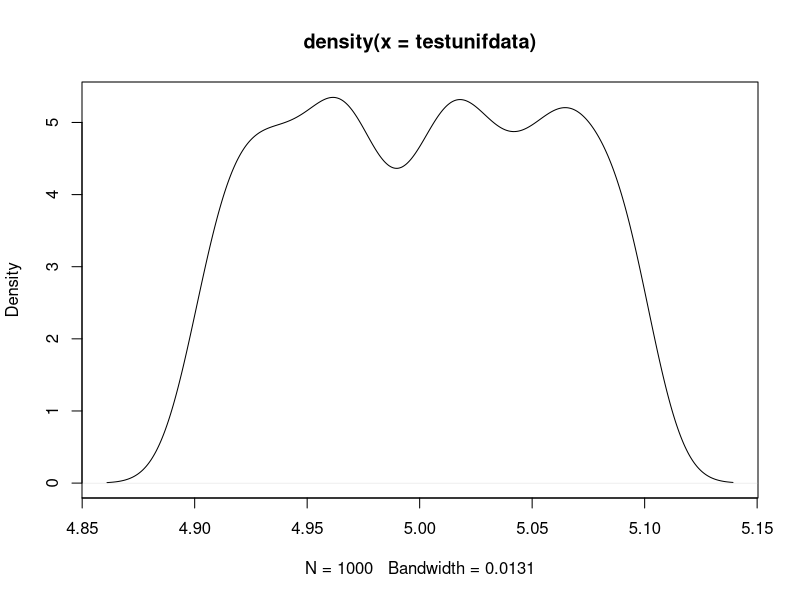
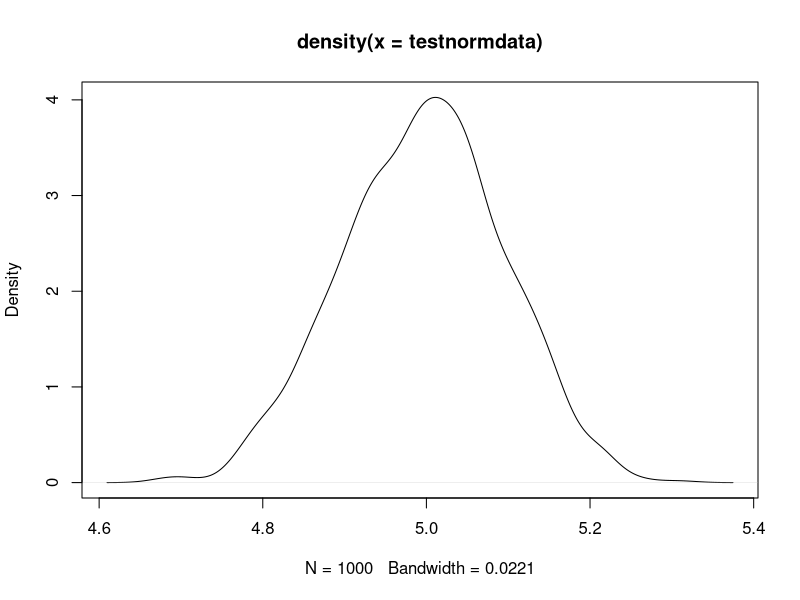
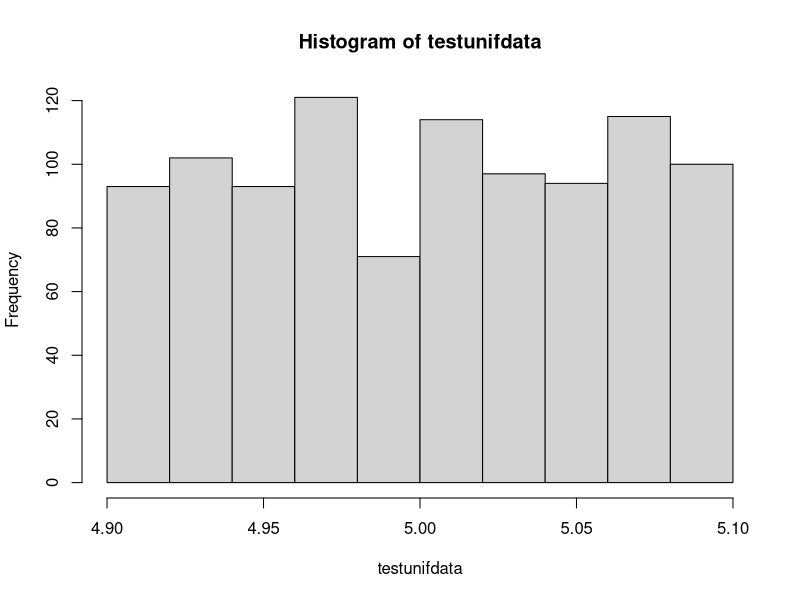
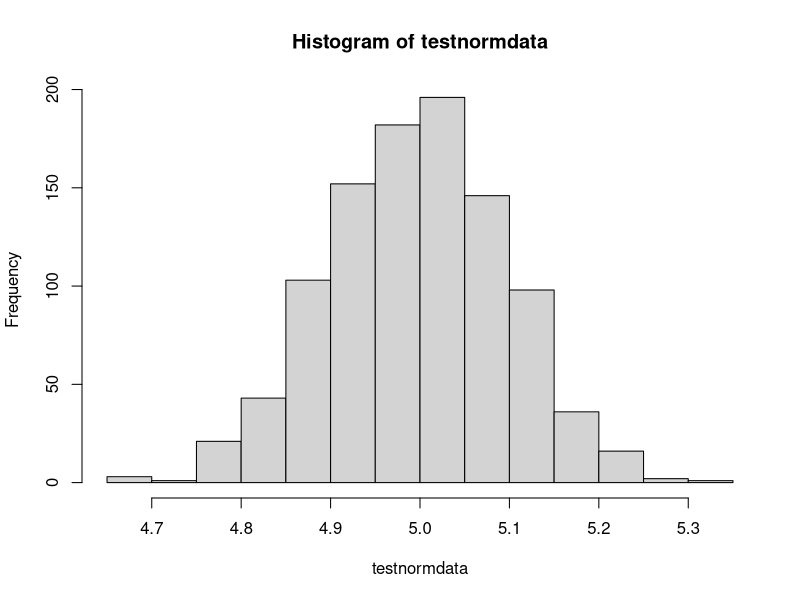
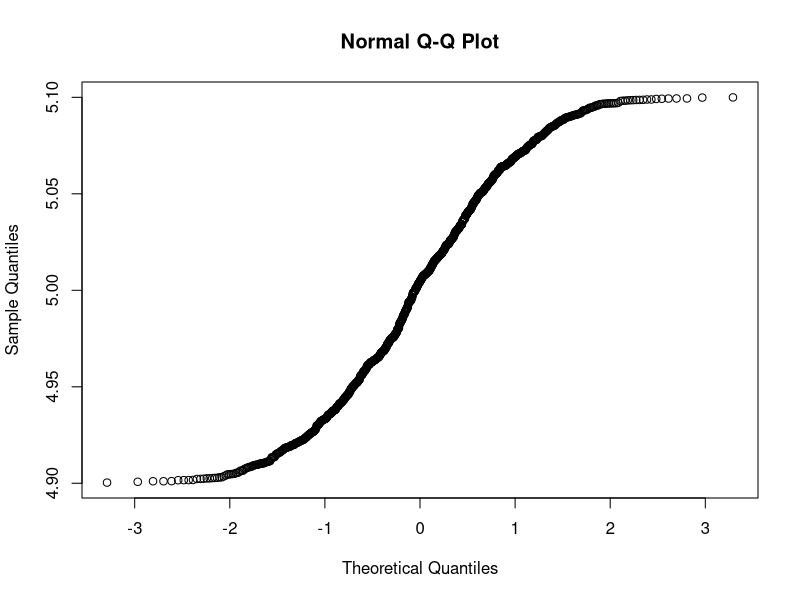
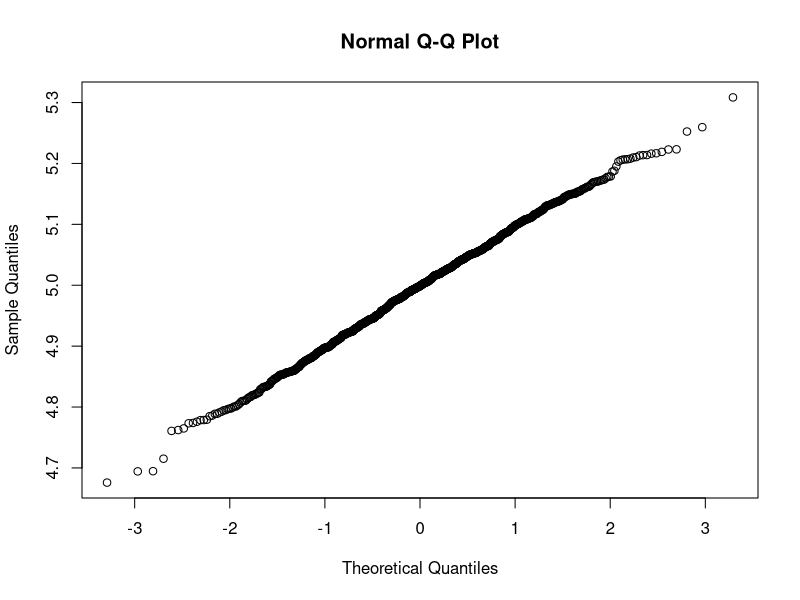

The R source for these figures, in order: (Note: this script raises an error after producing the figures.)
#Chapter 6 - Distributions

#Many inferential statistical testing methods require that data is normally distributed

#Basics about Statistical Testing
#We always have a null hypothesis and alternate hypothesis
#Statistical tests will allow us to accept or reject a null hypothesis
#Statistical tests provide us with a p-value.
#The smaller the p-value, there is strong evidence in favour of alternate hypothesis
#calculate p-value is the probability (its an indicator of being wrong about alternate hypothesis)
#It is the probability that the observed phenomenon is occuring only by chance.
#The p-value is compared against a chosen significance level
#Significance level is arbitrary (decided by the researcher)...but is usually 0.05 or lower
#If the p-value is less than the chosen significance level, we reject null hypothesis
#If the p-value is greater than the chosen significance level, we do not reject null hypothesis

#Statistical Tests for Distributions

#Create some known datasets for testing distributions
#Let's create one with uniform distribution and other with

#Normal Distribution

#Creating Datasets
set.seed(pi)
testunifdata <- runif(1000,min=4.9,max=5.1)
testnormdata <- rnorm(1000,mean=5,sd=0.1)

#Verifying Graphically
#Let's try density plots
plot(density(testunifdata)) #Seem uniform from graph...Good
plot(density(testnormdata)) #Seem normal from graph...Good

#Let's try histograms (though its strictly for discrete data)
hist(testunifdata) #Seem uniform from graph...Good
hist(testnormdata) #Seem normal from graph...Good

#QQPlot
qqnorm(testunifdata)  #S-Shaped curve is an indicator of uniform distribution
qqnorm(testnormdata)  #Line along the is an indicator of normal distribution
#along the diagonal - Indicative of normal Distribution)


#Now let us do the statistical tests
#Test No 1 : Shapiro Test

#Shapiro Test 
#Null Hypothesis : testnormdata is normal
shapiro.test(testnormdata)
#p-value = 0.3911 [>0.05]
#Inference : Not enough evidence to reject null hypothesis 
#Inference : testnormdata is normal
#Go Back to Diamond Data
#Let us check if Total Price is Normal
shapiro.test(Diamonds$PricePerCt)
#p-value ~ 0
#Inference : ???
#Inference : ???

#Null Hypothesis : testunifdata is normal
shapiro.test(testunifdata)
#p-value ~0.0000 [< 0.05] 
#Result : Enough evidence Reject null hypothesis 
#Inference : testunifdata is not normal

#KS Test
#Null Hypothesis : No difference between testnormdata data and a normal distribution with mean=5 and sd=0.1
ks.test(testnormdata,'pnorm',mean=5,sd=0.1)
#p-value = 0.5865 [> 0.05]
#Inference : Not enough evidence to reject null hypothesis 
#Inference : testnormdata is normal with mean=5 and sd=0.1

#Null Hypothesis : No difference between testunifdata data and normal distribution
ks.test(testunifdata,'pnorm',mean=5,sd=0.1)
#p-value ~0.0000 [< 0.05] 
#Result : Enough evidence Reject null hypothesis 
#Inference : testunifdata is not normal 

#Exercise
# (1) Execute ks test to check whether the data set "testunifdata" is uniform
# (2) Execute ks test to check whether the date set "testnormdata" 
#     is normal with mean=10 and sd = 5



















































































